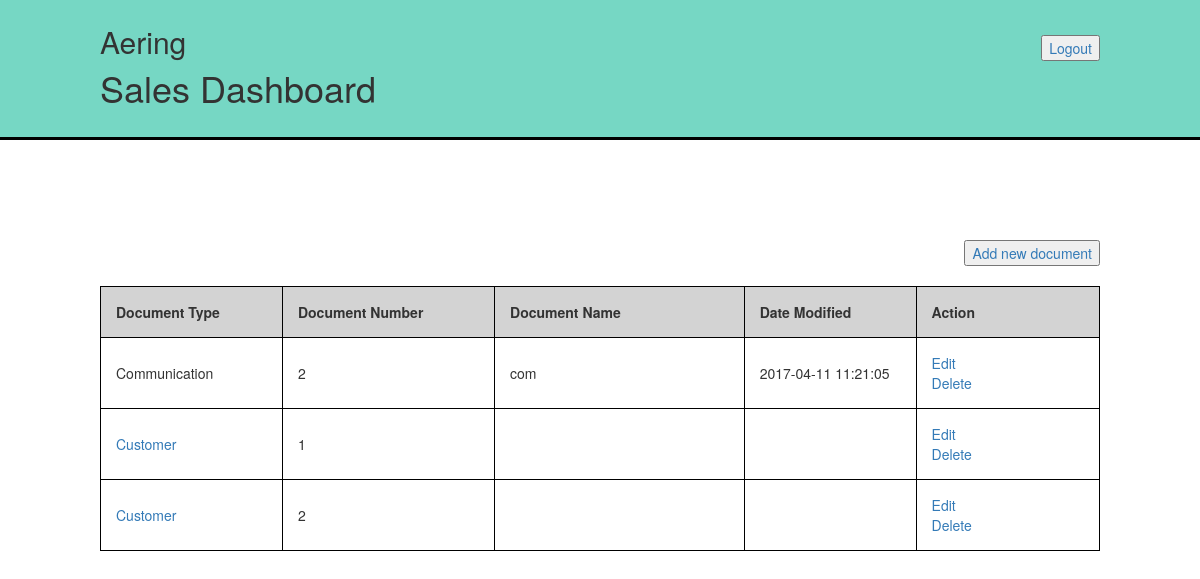
The app's page /dashboardS.php (signed in), older data.
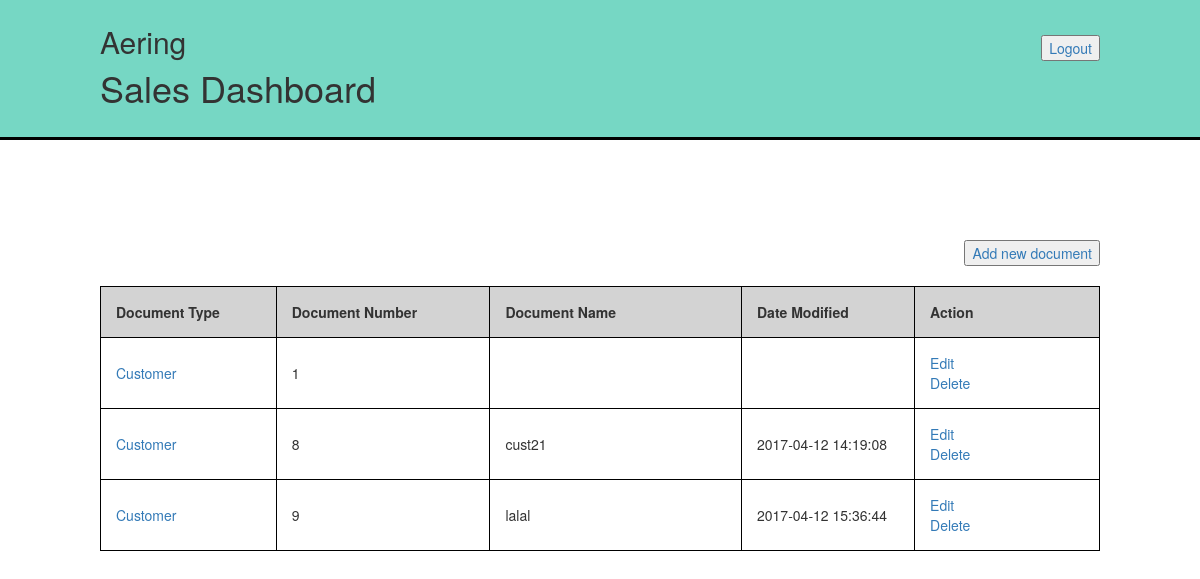
The same page, newer data.
### tables this page shows
CREATE TABLE `communications` (
  `id_comm` int(11) NOT NULL,
  `date` date DEFAULT NULL,
  `id_emp` int(11) DEFAULT NULL,
  `attn` varchar(45) DEFAULT NULL,
  `via` varchar(20) DEFAULT NULL,
  `id_project` int(11) DEFAULT NULL,
  `docname` varchar(60) DEFAULT NULL,
  `last_updated` datetime DEFAULT CURRENT_TIMESTAMP
);

CREATE TABLE `customers` (
  `id_cust` int(11) NOT NULL,
  `name` varchar(45) DEFAULT NULL,
  `phone` char(15) DEFAULT NULL,
  `docname` varchar(60) DEFAULT NULL,
  `last_updated` datetime DEFAULT CURRENT_TIMESTAMP,
  `company` varchar(45) DEFAULT NULL,
  `address` varchar(45) DEFAULT NULL
);

### dashboardS.php (the view, shortened to what this page needs)
<?php
require_once 'db.php';
?>
<!DOCTYPE html>
<html xmlns="http://www.w3.org/1999/xhtml" xml:lang="en" lang="en">
<head>
    <link href="css/bootstrap.min.css" rel="stylesheet">
</head>
<body>
<div name="topbanner" style="background-color: #76D7C4;height: 140px;padding: 5px;padding-left: 100px;padding-right: 100px;border-bottom-width: 3px;border-bottom-style: solid;border-color: black">
  <h2 style="float: left;">Aering</h2>
  <a href="index.html" style="float: right;margin-top: 30px;"><button>Logout</button></a>
  <h1 style="clear: both;">Sales Dashboard</h1>
</div>
<div name="content" style="padding: 100px">
<a href="add.php?acl=S&type=0" style="float: right;margin-bottom: 20px"><button>Add new document</button></a>
<br style="clear: both" />
<table>
  <tr style="background-color: lightgray">
    <th style="width: 200px">Document Type</th>
    <th style="width: 250px">Document Number</th>
    <th style="width: 300px">Document Name</th>
    <th style="width: 200px">Date Modified</th>
    <th style="width: 220px">Action</th>
  </tr>
  <?php
	$query = <<<SQL
		select id_comm, docname, last_updated from communications
SQL;
	$stmt = $db->prepare($query);
	$stmt->execute();
	$stmt->bind_result($id, $name, $last);
	while ($stmt->fetch()){
		echo "<tr>";
		echo "<td>Communication</td>";
		echo "<td>".$id."</td>";
		echo "<td>".$name."</td>";
		echo "<td>".$last."</td>";
		echo "<td><a href=\"edit.php?id=".$id."&type=3&acl=S\">Edit</a><br><a href=\"delete.php?id=".$id."&type=3&acl=S\">Delete</a></td>";
		echo "</tr>";
	}
  ?>
  <?php
	$query = <<<SQL
		select id_cust, docname, last_updated from customers
SQL;
	$stmt = $db->prepare($query);
	$stmt->execute();
	$stmt->bind_result($id, $name, $last);
	while ($stmt->fetch()){
		echo "<tr>";
		echo "<td><a href=\"read.php?id=".$id."&type=2&acl=S\">Customer</a></td>";
		echo "<td>".$id."</td>";
		echo "<td>".$name."</td>";
		echo "<td>".$last."</td>";
		echo "<td><a href=\"edit.php?id=".$id."&type=2&acl=S\">Edit</a><br><a href=\"delete.php?id=".$id."&type=2&acl=S\">Delete</a></td>";
		echo "</tr>";
	}
  ?>
</table>
</div>
</body>
</html>

### dashboardS.php (style rules this page uses)
table, th, td { border: 1px solid black; }
th, td { padding: 15px; }

Row changes from the older to the newer data that the page shows:
removed communications: id_comm "2", docname "com", last_updated "2017-04-11 11:21:05"
removed customers: id_cust "2"
added customers: id_cust "8", docname "cust21", last_updated "2017-04-12 14:19:08"
added customers: id_cust "9", docname "lalal", last_updated "2017-04-12 15:36:44"
